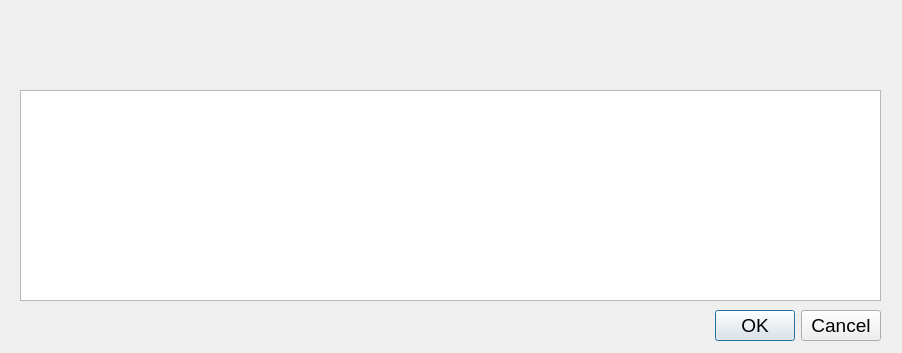
<?xml version="1.0" encoding="UTF-8"?>
<ui version="4.0">
 <class>messageDialog</class>
 <widget class="QDialog" name="messageDialog">
  <property name="geometry">
   <rect>
    <x>0</x>
    <y>0</y>
    <width>902</width>
    <height>353</height>
   </rect>
  </property>
  <property name="windowTitle">
   <string>Message</string>
  </property>
  <property name="windowIcon">
   <iconset>
    <activeon>:/resources/Acuity Logo Mark White Circle.png</activeon>
   </iconset>
  </property>
  <property name="styleSheet">
   <string notr="true"/>
  </property>
  <widget class="QDialogButtonBox" name="buttonBox">
   <property name="geometry">
    <rect>
     <x>540</x>
     <y>310</y>
     <width>341</width>
     <height>32</height>
    </rect>
   </property>
   <property name="font">
    <font>
     <pointsize>14</pointsize>
    </font>
   </property>
   <property name="orientation">
    <enum>Qt::Horizontal</enum>
   </property>
   <property name="standardButtons">
    <set>QDialogButtonBox::Cancel|QDialogButtonBox::Ok</set>
   </property>
  </widget>
  <widget class="QLabel" name="logoLabel">
   <property name="geometry">
    <rect>
     <x>280</x>
     <y>30</y>
     <width>301</width>
     <height>41</height>
    </rect>
   </property>
   <property name="text">
    <string/>
   </property>
   <property name="pixmap">
    <pixmap resource="../resources/resources.qrc">:/resources/Acuity Brands Green Primary-02.png</pixmap>
   </property>
   <property name="scaledContents">
    <bool>true</bool>
   </property>
  </widget>
  <widget class="QTextBrowser" name="messageTextBrowser">
   <property name="enabled">
    <bool>true</bool>
   </property>
   <property name="geometry">
    <rect>
     <x>20</x>
     <y>90</y>
     <width>861</width>
     <height>211</height>
    </rect>
   </property>
   <property name="font">
    <font>
     <pointsize>24</pointsize>
    </font>
   </property>
   <property name="sizeAdjustPolicy">
    <enum>QAbstractScrollArea::AdjustToContents</enum>
   </property>
   <property name="html">
    <string>&lt;!DOCTYPE HTML PUBLIC &quot;-//W3C//DTD HTML 4.0//EN&quot; &quot;http://www.w3.org/TR/REC-html40/strict.dtd&quot;&gt;
&lt;html&gt;&lt;head&gt;&lt;meta name=&quot;qrichtext&quot; content=&quot;1&quot; /&gt;&lt;style type=&quot;text/css&quot;&gt;
p, li { white-space: pre-wrap; }
&lt;/style&gt;&lt;/head&gt;&lt;body style=&quot; font-family:'MS Shell Dlg 2'; font-size:24pt; font-weight:400; font-style:normal;&quot;&gt;
&lt;p style=&quot;-qt-paragraph-type:empty; margin-top:0px; margin-bottom:0px; margin-left:0px; margin-right:0px; -qt-block-indent:0; text-indent:0px;&quot;&gt;&lt;br /&gt;&lt;/p&gt;&lt;/body&gt;&lt;/html&gt;</string>
   </property>
  </widget>
 </widget>
 <resources>
  <include location="../resources/resources.qrc"/>
 </resources>
 <connections>
  <connection>
   <sender>buttonBox</sender>
   <signal>accepted()</signal>
   <receiver>messageDialog</receiver>
   <slot>accept()</slot>
   <hints>
    <hint type="sourcelabel">
     <x>248</x>
     <y>254</y>
    </hint>
    <hint type="destinationlabel">
     <x>157</x>
     <y>274</y>
    </hint>
   </hints>
  </connection>
  <connection>
   <sender>buttonBox</sender>
   <signal>rejected()</signal>
   <receiver>messageDialog</receiver>
   <slot>reject()</slot>
   <hints>
    <hint type="sourcelabel">
     <x>316</x>
     <y>260</y>
    </hint>
    <hint type="destinationlabel">
     <x>286</x>
     <y>274</y>
    </hint>
   </hints>
  </connection>
 </connections>
</ui>
